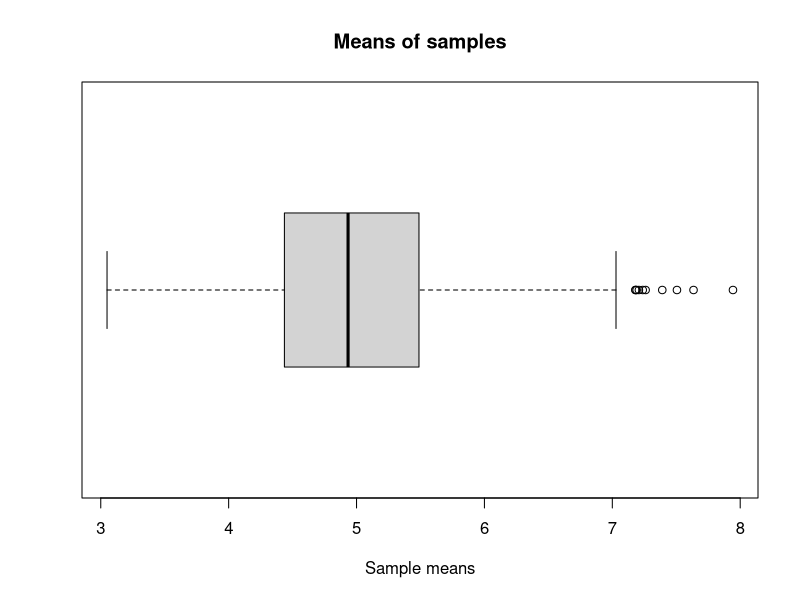

Write the R code that produced this figure.
## ---- chunk 1
#simulate 40000 of exponential distributions
set.seed(200)
exp <- rexp(40000, .2)
#arranhe them in 1000 samples each of quatity 40
expmat <- matrix(exp, 1000, 40)
## ---- chunk 2
means <- apply(expmat, 1, mean)
## ---- chunk 3
boxplot(means,horizontal = T)
title(main = "Means of samples", xlab = "Sample means")
